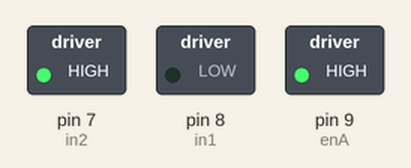
Recording of a sketch running on a simulated Arduino Uno, built with avr-gcc and run on an emulated ATmega328P. Shown: switched loads named in the sketch (green lamp = pin HIGH).

Above: at 0.1 s.
Timing chart, 0 to 1.6 s (numbered marks = the images above):
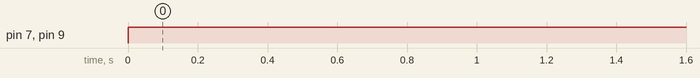

The sketch:

Motor_Test.ino
```cpp
// Motor A connections
int enA = 9;
int in1 = 8;
int in2 = 7;

float CSA;

#define numOfValsRec 2
#define digitsPerValRec 3

int valsRec[numOfValsRec];
int stringLength = numOfValsRec * digitsPerValRec + 1;
int counter = 0;
bool counterStart = false;
String receivedString;

void receiveData()
{
  while (Serial.available())
  {
    char c = Serial.read();
    if (c=='$')
    {
      counterStart = true;
    }
    if (counterStart)
    {
      if (counter < stringLength)
      {
        receivedString = String(receivedString+c);
        counter++;
      }
      if (counter >= stringLength)
      {
        for (int i=0; i<numOfValsRec; i++)
        {
          int num = (i*digitsPerValRec)+1;
          valsRec[i] = receivedString.substring(num,num+digitsPerValRec).toInt();
        }
        receivedString = "";
        counter = 0;
        counterStart = false;
      }
    }
  }
}

void setup() {
  // Set all the motor control pins to outputs
  pinMode(enA, OUTPUT);
  pinMode(in1, OUTPUT);
  pinMode(in2, OUTPUT);

  // Turn off motors - Initial state
  digitalWrite(in1, LOW);
  digitalWrite(in2, LOW);

  Serial.begin(9600);
}

void loop() {
  receiveData();
  if (valsRec[1] == 255){
    analogWrite(enA, 255);
    digitalWrite(in1, HIGH);
    digitalWrite(in2, LOW);
  }
  else {
    analogWrite(enA, 255);
    digitalWrite(in1, LOW);
    digitalWrite(in2, HIGH);
  }
////  CSA = (analogRead(A0)/1024)*5000; // reading in milivolt
//  CSA = analogRead(A0);
//  CSA = CSA/1.5; // I = V/R
//  Serial.print("Motor A Current= ");
//  Serial.print(CSA);
//  Serial.println(" ");
}
```

Measured:
- by itself, pin 7 (in2), pin 9 (enA): LOW → HIGH at 0.00 s
